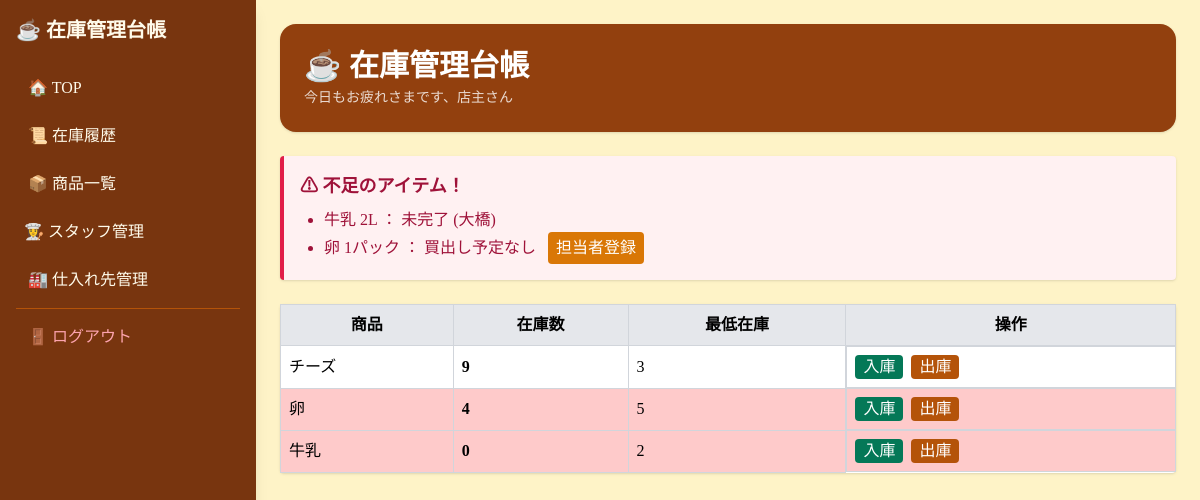
The app's page /dashboard (signed in) with its own data.
### tables this page shows
CREATE TABLE purchase_plan (
    id INTEGER PRIMARY KEY AUTOINCREMENT,
    item_id INTEGER NOT NULL,
    user_id INTEGER,           -- 誰が買うか（NULLなら未登録）
    qty REAL,                  -- 予定数量
    status TEXT DEFAULT '未完了', -- '未完了', '購入中', '完了'など
    created_at TIMESTAMP DEFAULT CURRENT_TIMESTAMP,
    FOREIGN KEY(item_id) REFERENCES items(id),
    FOREIGN KEY(user_id) REFERENCES users(id)
);

CREATE TABLE items (
    id INTEGER PRIMARY KEY AUTOINCREMENT,
    name TEXT NOT NULL,
    unit TEXT,
    supplier_id INTEGER,
    min_stock REAL DEFAULT 0,
    created_by INTEGER,
    created_at DATETIME DEFAULT CURRENT_TIMESTAMP, current_stock INTEGER DEFAULT 0, is_deleted INTEGER DEFAULT 0,

    FOREIGN KEY (supplier_id) REFERENCES suppliers(id),
    FOREIGN KEY (created_by) REFERENCES users(id)
);

CREATE TABLE users (
    id INTEGER PRIMARY KEY AUTOINCREMENT,
    name TEXT NOT NULL,
    role TEXT,
    created_at DATETIME DEFAULT CURRENT_TIMESTAMP
, password TEXT);

### app.py (the view)
@app.route("/")
@app.route("/dashboard")
@login_required
def dashboard():
    conn = get_db_connection()
    items = conn.execute("""
        SELECT
            items.id,
            items.name,
            items.unit,
            items.min_stock,
            IFNULL(ic.quantity, 0) AS stock
        FROM items
        LEFT JOIN inventory_current ic ON items.id = ic.item_id
        ORDER BY items.name
    """).fetchall()
    low_items = conn.execute("""
        SELECT
            items.id,
            items.name,
            (items.min_stock - IFNULL(ic.quantity, 0)) AS shortage,
            items.unit,
            u.name AS buyer_name,
            pp.status AS purchase_status
        FROM items
        LEFT JOIN inventory_current ic ON items.id = ic.item_id
        LEFT JOIN purchase_plan pp ON items.id = pp.item_id AND pp.status != '完了'
        LEFT JOIN users u ON pp.user_id = u.id
        WHERE IFNULL(ic.quantity, 0) < items.min_stock
        ORDER BY shortage DESC
    """).fetchall()
    suppliers = conn.execute("SELECT * FROM suppliers ORDER BY name").fetchall()
    conn.close()
    return render_template(
        "dashboard.html",
        items=items,
        low_items=low_items,
        suppliers=suppliers  # ← テンプレートに渡す
    )

### app.py (called while the page is built)
def get_db_connection():
    conn = sqlite3.connect(DB_PATH)
    conn.row_factory = sqlite3.Row
    return conn

def login_required(f):
    @wraps(f)
    def decorated_function(*args, **kwargs):
        if "user_id" not in session:
            return redirect(url_for("login"))
        return f(*args, **kwargs)
    return decorated_function

### templates/dashboard.html (shortened to what this page needs)
{% extends "base.html" %}
{% block content %}
<div class="bg-amber-800 text-white p-6 rounded-2xl shadow mb-6">
  <h1 class="text-3xl font-bold">☕ 在庫管理台帳</h1>
  <p class="text-sm opacity-80 mt-1">
    今日もお疲れさまです、{{ session.user_name }}さん
  </p>
</div>
{% if low_items %}
<div class="bg-rose-50 border-l-4 border-rose-600 text-rose-800 p-4 mb-6 rounded shadow">
  <p class="font-bold text-lg">⚠ 不足のアイテム！</p>
  <ul class="list-disc ml-6 mt-2">
    {% for item in low_items %}
      <li>
        {{ item.name }} {{ item.shortage | int }}{{ item.unit }}
        {% if item.buyer_name %}
          ： {{ item.purchase_status }} ({{ item.buyer_name }})
        {% else %}
          ： 買出し予定なし
          <button onclick="document.getElementById('purchase-modal-{{ item.id }}').classList.remove('hidden')"
                  class="bg-amber-600 hover:bg-amber-700 text-white px-2 py-1 rounded ml-2">担当者登録</button>
        {% endif %}
      </li>
    {% endfor %}
  </ul>
</div>
{% endif %}
<table class="bg-white shadow rounded w-full">
<tr class="bg-gray-200">
  <th class="p-2 border border-gray-300">商品</th>
  <th class="p-2 border border-gray-300">在庫数</th>
  <th class="p-2 border border-gray-300">最低在庫</th>
  <th class="p-2 border border-gray-300">操作</th>
</tr>
{% for item in items %}
<tr class="{% if item.stock < item.min_stock %}bg-red-200{% endif %}">
  <td class="p-2 border border-gray-300">{{ item.name }}</td>
  <td class="p-2 font-bold border border-gray-300">{{ item.stock | int }}</td>
  <td class="p-2 border border-gray-300">{{ item.min_stock | int }}</td>
  <td class="p-2 flex gap-2 border border-gray-300">
    <button onclick="document.getElementById('in-modal-{{ item.id }}').classList.remove('hidden')"
            class="bg-emerald-700 hover:bg-emerald-800 text-white px-2 rounded">入庫</button>
    <button onclick="document.getElementById('out-modal-{{ item.id }}').classList.remove('hidden')"
            class="bg-amber-700 hover:bg-amber-800 text-white px-2 rounded">出庫</button>
  </td>
</tr>
{% endfor %}
</table>
{% endblock %}

### templates/base.html (shortened to what this page needs)
<!DOCTYPE html>
<html lang="ja">
<head>
  <script src="https://cdn.tailwindcss.com"></script>
</head>
<body class="bg-amber-100 min-h-screen font-serif">
<div class="flex min-h-screen">
  <aside class="w-64 bg-amber-900 text-amber-50 p-4 shadow-lg">
    <h2 class="text-xl font-bold mb-6">☕ 在庫管理台帳</h2>
    <nav class="space-y-2">
      <a href="/" class="block px-3 py-2 rounded hover:bg-amber-700">
        🏠 TOP
      </a>
      <a href="/inventory/logs" class="block px-3 py-2 rounded hover:bg-amber-700">
        📜 在庫履歴
      </a>
      <a href="/items" class="block px-3 py-2 rounded hover:bg-amber-700">
        📦 商品一覧
      </a>
      <a href="/users" class="block p-2 hover:bg-amber-100 rounded">👩‍🍳 スタッフ管理</a>
      <a href="/suppliers" class="block px-3 py-2 rounded hover:bg-amber-700">
        🏭 仕入れ先管理
      </a>
      <hr class="border-amber-700 my-4">
      <a href="/logout" class="block px-3 py-2 rounded text-rose-300 hover:bg-amber-700">
        🚪 ログアウト
      </a>
    </nav>
  </aside>
  <main class="flex-1 p-6">
    {% block content %}{% endblock %}
  </main>
</div>
</body>
</html>

### templates/base.html (style rules this page uses)
body { font-family: "Noto Serif JP", serif; }

### records on screen
purchase_plan: name "牛乳", shortage "2", unit "L", purchase_status "未完了", buyer_name "大橋"
items: name "卵", shortage "1", unit "パック", stock "4", min_stock "5"
items: name "チーズ", stock "9", min_stock "3"
items: name "牛乳", stock "0", min_stock "2"

### other values on screen
{{ session.user_name }} "店主"
